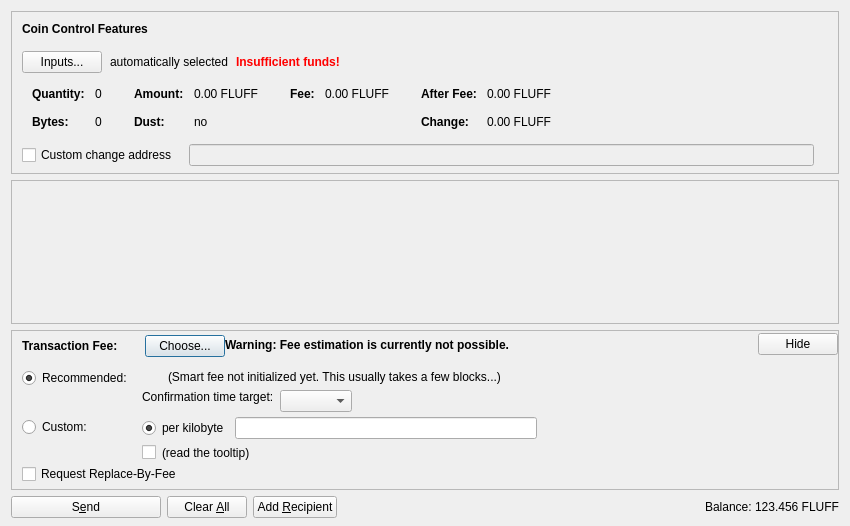
<?xml version="1.0" encoding="UTF-8"?>
<ui version="4.0">
 <class>SendCoinsDialog</class>
 <widget class="QDialog" name="SendCoinsDialog">
  <property name="geometry">
   <rect>
    <x>0</x>
    <y>0</y>
    <width>850</width>
    <height>526</height>
   </rect>
  </property>
  <property name="windowTitle">
   <string>Send Coins</string>
  </property>
  <layout class="QVBoxLayout" name="verticalLayout" stretch="0,1,0,0">
   <property name="bottomMargin">
    <number>8</number>
   </property>
   <item>
    <widget class="QFrame" name="frameCoinControl">
     <property name="sizePolicy">
      <sizepolicy hsizetype="Expanding" vsizetype="Expanding">
       <horstretch>0</horstretch>
       <verstretch>0</verstretch>
      </sizepolicy>
     </property>
     <property name="maximumSize">
      <size>
       <width>16777215</width>
       <height>16777215</height>
      </size>
     </property>
     <property name="frameShape">
      <enum>QFrame::StyledPanel</enum>
     </property>
     <property name="frameShadow">
      <enum>QFrame::Sunken</enum>
     </property>
     <layout class="QVBoxLayout" name="verticalLayoutCoinControl2">
      <property name="spacing">
       <number>0</number>
      </property>
      <property name="leftMargin">
       <number>0</number>
      </property>
      <property name="topMargin">
       <number>0</number>
      </property>
      <property name="rightMargin">
       <number>0</number>
      </property>
      <property name="bottomMargin">
       <number>6</number>
      </property>
      <item>
       <layout class="QVBoxLayout" name="verticalLayoutCoinControl" stretch="0,0,0,0,1">
        <property name="spacing">
         <number>0</number>
        </property>
        <property name="leftMargin">
         <number>10</number>
        </property>
        <property name="topMargin">
         <number>10</number>
        </property>
        <item>
         <layout class="QHBoxLayout" name="horizontalLayoutCoinControl1">
          <property name="bottomMargin">
           <number>15</number>
          </property>
          <item>
           <widget class="QLabel" name="labelCoinControlFeatures">
            <property name="sizePolicy">
             <sizepolicy hsizetype="Preferred" vsizetype="Maximum">
              <horstretch>0</horstretch>
              <verstretch>0</verstretch>
             </sizepolicy>
            </property>
            <property name="font">
             <font>
              <weight>75</weight>
              <bold>true</bold>
             </font>
            </property>
            <property name="styleSheet">
             <string notr="true">font-weight:bold;</string>
            </property>
            <property name="text">
             <string>Coin Control Features</string>
            </property>
           </widget>
          </item>
         </layout>
        </item>
        <item>
         <layout class="QHBoxLayout" name="horizontalLayoutCoinControl2" stretch="0,0,0,0">
          <property name="spacing">
           <number>8</number>
          </property>
          <property name="bottomMargin">
           <number>10</number>
          </property>
          <item>
           <widget class="QPushButton" name="pushButtonCoinControl">
            <property name="styleSheet">
             <string notr="true"/>
            </property>
            <property name="text">
             <string>Inputs...</string>
            </property>
            <property name="autoDefault">
             <bool>false</bool>
            </property>
           </widget>
          </item>
          <item>
           <widget class="QLabel" name="labelCoinControlAutomaticallySelected">
            <property name="text">
             <string>automatically selected</string>
            </property>
            <property name="margin">
             <number>5</number>
            </property>
           </widget>
          </item>
          <item>
           <widget class="QLabel" name="labelCoinControlInsuffFunds">
            <property name="font">
             <font>
              <weight>75</weight>
              <bold>true</bold>
             </font>
            </property>
            <property name="styleSheet">
             <string notr="true">color:red;font-weight:bold;</string>
            </property>
            <property name="text">
             <string>Insufficient funds!</string>
            </property>
            <property name="margin">
             <number>5</number>
            </property>
           </widget>
          </item>
          <item>
           <spacer name="horizontalSpacerCoinControl">
            <property name="orientation">
             <enum>Qt::Horizontal</enum>
            </property>
            <property name="sizeHint" stdset="0">
             <size>
              <width>40</width>
              <height>1</height>
             </size>
            </property>
           </spacer>
          </item>
         </layout>
        </item>
        <item>
         <widget class="QWidget" name="widgetCoinControl" native="true">
          <property name="sizePolicy">
           <sizepolicy hsizetype="Preferred" vsizetype="Preferred">
            <horstretch>0</horstretch>
            <verstretch>0</verstretch>
           </sizepolicy>
          </property>
          <property name="minimumSize">
           <size>
            <width>0</width>
            <height>0</height>
           </size>
          </property>
          <property name="styleSheet">
           <string notr="true"/>
          </property>
          <layout class="QHBoxLayout" name="horizontalLayoutCoinControl5">
           <property name="leftMargin">
            <number>0</number>
           </property>
           <property name="topMargin">
            <number>0</number>
           </property>
           <property name="rightMargin">
            <number>0</number>
           </property>
           <property name="bottomMargin">
            <number>0</number>
           </property>
           <item>
            <layout class="QHBoxLayout" name="horizontalLayoutCoinControl3" stretch="0,0,0,1">
             <property name="spacing">
              <number>20</number>
             </property>
             <property name="topMargin">
              <number>0</number>
             </property>
             <property name="bottomMargin">
              <number>10</number>
             </property>
             <item>
              <layout class="QFormLayout" name="formLayoutCoinControl1">
               <property name="horizontalSpacing">
                <number>10</number>
               </property>
               <property name="verticalSpacing">
                <number>14</number>
               </property>
               <property name="leftMargin">
                <number>10</number>
               </property>
               <property name="topMargin">
                <number>4</number>
               </property>
               <property name="rightMargin">
                <number>6</number>
               </property>
               <item row="0" column="0">
                <widget class="QLabel" name="labelCoinControlQuantityText">
                 <property name="font">
                  <font>
                   <weight>75</weight>
                   <bold>true</bold>
                  </font>
                 </property>
                 <property name="text">
                  <string>Quantity:</string>
                 </property>
                 <property name="margin">
                  <number>0</number>
                 </property>
                </widget>
               </item>
               <item row="0" column="1">
                <widget class="QLabel" name="labelCoinControlQuantity">
                 <property name="cursor">
                  <cursorShape>IBeamCursor</cursorShape>
                 </property>
                 <property name="contextMenuPolicy">
                  <enum>Qt::ActionsContextMenu</enum>
                 </property>
                 <property name="text">
                  <string notr="true">0</string>
                 </property>
                 <property name="margin">
                  <number>0</number>
                 </property>
                 <property name="textInteractionFlags">
                  <set>Qt::LinksAccessibleByMouse|Qt::TextSelectableByKeyboard|Qt::TextSelectableByMouse</set>
                 </property>
                </widget>
               </item>
               <item row="1" column="0">
                <widget class="QLabel" name="labelCoinControlBytesText">
                 <property name="font">
                  <font>
                   <weight>75</weight>
                   <bold>true</bold>
                  </font>
                 </property>
                 <property name="text">
                  <string>Bytes:</string>
                 </property>
                </widget>
               </item>
               <item row="1" column="1">
                <widget class="QLabel" name="labelCoinControlBytes">
                 <property name="cursor">
                  <cursorShape>IBeamCursor</cursorShape>
                 </property>
                 <property name="contextMenuPolicy">
                  <enum>Qt::ActionsContextMenu</enum>
                 </property>
                 <property name="text">
                  <string notr="true">0</string>
                 </property>
                 <property name="textInteractionFlags">
                  <set>Qt::LinksAccessibleByMouse|Qt::TextSelectableByKeyboard|Qt::TextSelectableByMouse</set>
                 </property>
                </widget>
               </item>
              </layout>
             </item>
             <item>
              <layout class="QFormLayout" name="formLayoutCoinControl2">
               <property name="horizontalSpacing">
                <number>10</number>
               </property>
               <property name="verticalSpacing">
                <number>14</number>
               </property>
               <property name="leftMargin">
                <number>6</number>
               </property>
               <property name="topMargin">
                <number>4</number>
               </property>
               <property name="rightMargin">
                <number>6</number>
               </property>
               <item row="0" column="0">
                <widget class="QLabel" name="labelCoinControlAmountText">
                 <property name="font">
                  <font>
                   <weight>75</weight>
                   <bold>true</bold>
                  </font>
                 </property>
                 <property name="text">
                  <string>Amount:</string>
                 </property>
                 <property name="margin">
                  <number>0</number>
                 </property>
                </widget>
               </item>
               <item row="0" column="1">
                <widget class="QLabel" name="labelCoinControlAmount">
                 <property name="cursor">
                  <cursorShape>IBeamCursor</cursorShape>
                 </property>
                 <property name="contextMenuPolicy">
                  <enum>Qt::ActionsContextMenu</enum>
                 </property>
                 <property name="text">
                  <string notr="true">0.00 FLUFF</string>
                 </property>
                 <property name="textInteractionFlags">
                  <set>Qt::LinksAccessibleByMouse|Qt::TextSelectableByKeyboard|Qt::TextSelectableByMouse</set>
                 </property>
                </widget>
               </item>
               <item row="1" column="0">
                <widget class="QLabel" name="labelCoinControlLowOutputText">
                 <property name="font">
                  <font>
                   <weight>75</weight>
                   <bold>true</bold>
                  </font>
                 </property>
                 <property name="text">
                  <string>Dust:</string>
                 </property>
                </widget>
               </item>
               <item row="1" column="1">
                <widget class="QLabel" name="labelCoinControlLowOutput">
                 <property name="cursor">
                  <cursorShape>IBeamCursor</cursorShape>
                 </property>
                 <property name="contextMenuPolicy">
                  <enum>Qt::ActionsContextMenu</enum>
                 </property>
                 <property name="text">
                  <string notr="true">no</string>
                 </property>
                 <property name="textInteractionFlags">
                  <set>Qt::LinksAccessibleByMouse|Qt::TextSelectableByKeyboard|Qt::TextSelectableByMouse</set>
                 </property>
                </widget>
               </item>
              </layout>
             </item>
             <item>
              <layout class="QFormLayout" name="formLayoutCoinControl3">
               <property name="horizontalSpacing">
                <number>10</number>
               </property>
               <property name="verticalSpacing">
                <number>14</number>
               </property>
               <property name="leftMargin">
                <number>6</number>
               </property>
               <property name="topMargin">
                <number>4</number>
               </property>
               <property name="rightMargin">
                <number>6</number>
               </property>
               <item row="0" column="0">
                <widget class="QLabel" name="labelCoinControlFeeText">
                 <property name="font">
                  <font>
                   <weight>75</weight>
                   <bold>true</bold>
                  </font>
                 </property>
                 <property name="text">
                  <string>Fee:</string>
                 </property>
                 <property name="margin">
                  <number>0</number>
                 </property>
                </widget>
               </item>
               <item row="0" column="1">
                <widget class="QLabel" name="labelCoinControlFee">
                 <property name="cursor">
                  <cursorShape>IBeamCursor</cursorShape>
                 </property>
                 <property name="contextMenuPolicy">
                  <enum>Qt::ActionsContextMenu</enum>
                 </property>
                 <property name="text">
                  <string notr="true">0.00 FLUFF</string>
                 </property>
                 <property name="textInteractionFlags">
                  <set>Qt::LinksAccessibleByMouse|Qt::TextSelectableByKeyboard|Qt::TextSelectableByMouse</set>
                 </property>
                </widget>
               </item>
              </layout>
             </item>
             <item>
              <layout class="QFormLayout" name="formLayoutCoinControl4">
               <property name="horizontalSpacing">
                <number>10</number>
               </property>
               <property name="verticalSpacing">
                <number>14</number>
               </property>
               <property name="leftMargin">
                <number>6</number>
               </property>
               <property name="topMargin">
                <number>4</number>
               </property>
               <property name="rightMargin">
                <number>6</number>
               </property>
               <item row="0" column="0">
                <widget class="QLabel" name="labelCoinControlAfterFeeText">
                 <property name="font">
                  <font>
                   <weight>75</weight>
                   <bold>true</bold>
                  </font>
                 </property>
                 <property name="text">
                  <string>After Fee:</string>
                 </property>
                 <property name="margin">
                  <number>0</number>
                 </property>
                </widget>
               </item>
               <item row="0" column="1">
                <widget class="QLabel" name="labelCoinControlAfterFee">
                 <property name="cursor">
                  <cursorShape>IBeamCursor</cursorShape>
                 </property>
                 <property name="contextMenuPolicy">
                  <enum>Qt::ActionsContextMenu</enum>
                 </property>
                 <property name="text">
                  <string notr="true">0.00 FLUFF</string>
                 </property>
                 <property name="textInteractionFlags">
                  <set>Qt::LinksAccessibleByMouse|Qt::TextSelectableByKeyboard|Qt::TextSelectableByMouse</set>
                 </property>
                </widget>
               </item>
               <item row="1" column="0">
                <widget class="QLabel" name="labelCoinControlChangeText">
                 <property name="font">
                  <font>
                   <weight>75</weight>
                   <bold>true</bold>
                  </font>
                 </property>
                 <property name="text">
                  <string>Change:</string>
                 </property>
                </widget>
               </item>
               <item row="1" column="1">
                <widget class="QLabel" name="labelCoinControlChange">
                 <property name="cursor">
                  <cursorShape>IBeamCursor</cursorShape>
                 </property>
                 <property name="contextMenuPolicy">
                  <enum>Qt::ActionsContextMenu</enum>
                 </property>
                 <property name="text">
                  <string notr="true">0.00 FLUFF</string>
                 </property>
                 <property name="textInteractionFlags">
                  <set>Qt::LinksAccessibleByMouse|Qt::TextSelectableByKeyboard|Qt::TextSelectableByMouse</set>
                 </property>
                </widget>
               </item>
              </layout>
             </item>
            </layout>
           </item>
          </layout>
         </widget>
        </item>
        <item>
         <layout class="QHBoxLayout" name="horizontalLayoutCoinControl4" stretch="0,0,0">
          <property name="spacing">
           <number>12</number>
          </property>
          <property name="sizeConstraint">
           <enum>QLayout::SetDefaultConstraint</enum>
          </property>
          <property name="topMargin">
           <number>5</number>
          </property>
          <property name="rightMargin">
           <number>5</number>
          </property>
          <item>
           <widget class="QCheckBox" name="checkBoxCoinControlChange">
            <property name="toolTip">
             <string>If this is activated, but the change address is empty or invalid, change will be sent to a newly generated address.</string>
            </property>
            <property name="text">
             <string>Custom change address</string>
            </property>
           </widget>
          </item>
          <item>
           <widget class="QValidatedLineEdit" name="lineEditCoinControlChange">
            <property name="enabled">
             <bool>false</bool>
            </property>
            <property name="sizePolicy">
             <sizepolicy hsizetype="Expanding" vsizetype="Fixed">
              <horstretch>0</horstretch>
              <verstretch>0</verstretch>
             </sizepolicy>
            </property>
           </widget>
          </item>
          <item>
           <widget class="QLabel" name="labelCoinControlChangeLabel">
            <property name="sizePolicy">
             <sizepolicy hsizetype="Preferred" vsizetype="Expanding">
              <horstretch>0</horstretch>
              <verstretch>0</verstretch>
             </sizepolicy>
            </property>
            <property name="minimumSize">
             <size>
              <width>0</width>
              <height>0</height>
             </size>
            </property>
            <property name="text">
             <string/>
            </property>
            <property name="margin">
             <number>3</number>
            </property>
           </widget>
          </item>
         </layout>
        </item>
        <item>
         <spacer name="verticalSpacerCoinControl">
          <property name="orientation">
           <enum>Qt::Vertical</enum>
          </property>
          <property name="sizeHint" stdset="0">
           <size>
            <width>800</width>
            <height>1</height>
           </size>
          </property>
         </spacer>
        </item>
       </layout>
      </item>
     </layout>
    </widget>
   </item>
   <item>
    <widget class="QScrollArea" name="scrollArea">
     <property name="widgetResizable">
      <bool>true</bool>
     </property>
     <widget class="QWidget" name="scrollAreaWidgetContents">
      <property name="geometry">
       <rect>
        <x>0</x>
        <y>0</y>
        <width>830</width>
        <height>104</height>
       </rect>
      </property>
      <layout class="QVBoxLayout" name="verticalLayout_2" stretch="0,1">
       <property name="leftMargin">
        <number>0</number>
       </property>
       <property name="topMargin">
        <number>0</number>
       </property>
       <property name="rightMargin">
        <number>0</number>
       </property>
       <property name="bottomMargin">
        <number>0</number>
       </property>
       <item>
        <layout class="QVBoxLayout" name="entries">
         <property name="spacing">
          <number>6</number>
         </property>
        </layout>
       </item>
       <item>
        <spacer name="verticalSpacer">
         <property name="orientation">
          <enum>Qt::Vertical</enum>
         </property>
         <property name="sizeHint" stdset="0">
          <size>
           <width>20</width>
           <height>40</height>
          </size>
         </property>
        </spacer>
       </item>
      </layout>
     </widget>
    </widget>
   </item>
   <item>
    <widget class="QFrame" name="frameFee">
     <property name="sizePolicy">
      <sizepolicy hsizetype="Expanding" vsizetype="Expanding">
       <horstretch>0</horstretch>
       <verstretch>0</verstretch>
      </sizepolicy>
     </property>
     <property name="maximumSize">
      <size>
       <width>16777215</width>
       <height>16777215</height>
      </size>
     </property>
     <property name="frameShape">
      <enum>QFrame::StyledPanel</enum>
     </property>
     <property name="frameShadow">
      <enum>QFrame::Sunken</enum>
     </property>
     <layout class="QVBoxLayout" name="verticalLayoutFee1">
      <property name="spacing">
       <number>0</number>
      </property>
      <property name="leftMargin">
       <number>0</number>
      </property>
      <property name="topMargin">
       <number>0</number>
      </property>
      <property name="rightMargin">
       <number>0</number>
      </property>
      <property name="bottomMargin">
       <number>0</number>
      </property>
      <item>
       <layout class="QVBoxLayout" name="verticalLayoutFee2" stretch="0,0,0">
        <property name="spacing">
         <number>0</number>
        </property>
        <property name="leftMargin">
         <number>10</number>
        </property>
        <property name="topMargin">
         <number>0</number>
        </property>
        <item>
         <layout class="QHBoxLayout" name="horizontalLayoutFee1">
          <property name="bottomMargin">
           <number>0</number>
          </property>
          <item>
           <layout class="QVBoxLayout" name="verticalLayoutFee7">
            <property name="spacing">
             <number>0</number>
            </property>
            <item>
             <spacer name="verticalSpacerSmartFee">
              <property name="orientation">
               <enum>Qt::Vertical</enum>
              </property>
              <property name="sizeType">
               <enum>QSizePolicy::Fixed</enum>
              </property>
              <property name="sizeHint" stdset="0">
               <size>
                <width>1</width>
                <height>4</height>
               </size>
              </property>
             </spacer>
            </item>
            <item>
             <layout class="QHBoxLayout" name="horizontalLayoutSmartFee">
              <property name="spacing">
               <number>10</number>
              </property>
              <item>
               <widget class="QLabel" name="labelFeeHeadline">
                <property name="sizePolicy">
                 <sizepolicy hsizetype="Preferred" vsizetype="Maximum">
                  <horstretch>0</horstretch>
                  <verstretch>0</verstretch>
                 </sizepolicy>
                </property>
                <property name="font">
                 <font>
                  <weight>75</weight>
                  <bold>true</bold>
                 </font>
                </property>
                <property name="styleSheet">
                 <string notr="true">font-weight:bold;</string>
                </property>
                <property name="text">
                 <string>Transaction Fee:</string>
                </property>
               </widget>
              </item>
              <item>
               <widget class="QLabel" name="labelFeeMinimized">
                <property name="text">
                 <string/>
                </property>
               </widget>
              </item>
              <item>
               <widget class="QPushButton" name="buttonChooseFee">
                <property name="text">
                 <string>Choose...</string>
                </property>
               </widget>
              </item>
             </layout>
            </item>
            <item>
             <spacer name="verticalSpacer_5">
              <property name="orientation">
               <enum>Qt::Vertical</enum>
              </property>
              <property name="sizeHint" stdset="0">
               <size>
                <width>1</width>
                <height>1</height>
               </size>
              </property>
             </spacer>
            </item>
           </layout>
          </item>
          <item>
           <widget class="QLabel" name="fallbackFeeWarningLabel">
            <property name="toolTip">
             <string>Using the fallbackfee can result in sending a transaction that will take several hours or days (or never) to confirm. Consider choosing your fee manually or wait until you have validated the complete chain.</string>
            </property>
            <property name="font">
            <font>
                <weight>75</weight>
                <bold>true</bold>
            </font>
            </property>
            <property name="text">
             <string>Warning: Fee estimation is currently not possible.</string>
            </property>
            <property name="wordWrap">
             <bool>false</bool>
            </property>
           </widget>
          </item>
          <item>
           <spacer name="horizontalSpacer_4">
            <property name="orientation">
             <enum>Qt::Horizontal</enum>
            </property>
            <property name="sizeType">
             <enum>QSizePolicy::MinimumExpanding</enum>
            </property>
            <property name="sizeHint" stdset="0">
             <size>
              <width>40</width>
              <height>20</height>
             </size>
            </property>
           </spacer>
          </item>
          <item>
           <widget class="QPushButton" name="buttonMinimizeFee">
            <property name="toolTip">
             <string>collapse fee-settings</string>
            </property>
            <property name="text">
             <string>Hide</string>
            </property>
           </widget>
          </item>
         </layout>
        </item>
        <item>
         <widget class="QFrame" name="frameFeeSelection">
          <layout class="QVBoxLayout" name="verticalLayoutFee12">
           <property name="spacing">
            <number>0</number>
           </property>
           <property name="leftMargin">
            <number>0</number>
           </property>
           <property name="topMargin">
            <number>0</number>
           </property>
           <property name="rightMargin">
            <number>0</number>
           </property>
           <property name="bottomMargin">
            <number>0</number>
           </property>
           <item>
            <layout class="QGridLayout" name="gridLayoutFee">
             <property name="topMargin">
              <number>10</number>
             </property>
             <property name="bottomMargin">
              <number>4</number>
             </property>
             <property name="horizontalSpacing">
              <number>10</number>
             </property>
             <property name="verticalSpacing">
              <number>4</number>
             </property>
             <item row="1" column="1">
              <layout class="QVBoxLayout" name="verticalLayoutFee8">
               <property name="spacing">
                <number>6</number>
               </property>
               <item>
                <layout class="QHBoxLayout" name="horizontalLayoutFee13">
                 <item>
                  <widget class="QRadioButton" name="radioCustomPerKilobyte">
                   <property name="toolTip">
                    <string>If the custom fee is set to 1000 satoshis and the transaction is only 250 bytes, then &quot;per kilobyte&quot; only pays 250 satoshis in fee, while &quot;total at least&quot; pays 1000 satoshis. For transactions bigger than a kilobyte both pay by kilobyte.</string>
                   </property>
                   <property name="text">
                    <string>per kilobyte</string>
                   </property>
                   <property name="checked">
                    <bool>true</bool>
                   </property>
                   <attribute name="buttonGroup">
                    <string notr="true">groupCustomFee</string>
                   </attribute>
                  </widget>
                 </item>
                 <item>
                  <widget class="BitcoinAmountField" name="customFee"/>
                 </item>
                 <item>
                  <spacer name="horizontalSpacer_6">
                   <property name="orientation">
                    <enum>Qt::Horizontal</enum>
                   </property>
                   <property name="sizeHint" stdset="0">
                    <size>
                     <width>1</width>
                     <height>1</height>
                    </size>
                   </property>
                  </spacer>
                 </item>
                </layout>
               </item>
               <item>
                <layout class="QHBoxLayout" name="horizontalLayoutFee8">
                 <item>
                  <widget class="QCheckBox" name="checkBoxMinimumFee">
                   <property name="toolTip">
                    <string>Paying only the minimum fee is just fine as long as there is less transaction volume than space in the blocks. But be aware that this can end up in a never confirming transaction once there is more demand for murfcoin transactions than the network can process.</string>
                   </property>
                   <property name="text">
                    <string/>
                   </property>
                  </widget>
                 </item>
                 <item>
                  <widget class="QLabel" name="labelMinFeeWarning">
                   <property name="enabled">
                    <bool>true</bool>
                   </property>
                   <property name="toolTip">
                    <string>Paying only the minimum fee is just fine as long as there is less transaction volume than space in the blocks. But be aware that this can end up in a never confirming transaction once there is more demand for murfcoin transactions than the network can process.</string>
                   </property>
                   <property name="text">
                    <string>(read the tooltip)</string>
                   </property>
                   <property name="margin">
                    <number>5</number>
                   </property>
                  </widget>
                 </item>
                 <item>
                  <spacer name="horizontalSpacer_2">
                   <property name="orientation">
                    <enum>Qt::Horizontal</enum>
                   </property>
                   <property name="sizeHint" stdset="0">
                    <size>
                     <width>1</width>
                     <height>1</height>
                    </size>
                   </property>
                  </spacer>
                 </item>
                </layout>
               </item>
              </layout>
             </item>
             <item row="0" column="0">
              <layout class="QVBoxLayout" name="verticalLayoutFee4" stretch="0,1">
               <item>
                <widget class="QRadioButton" name="radioSmartFee">
                 <property name="text">
                  <string>Recommended:</string>
                 </property>
                 <property name="checked">
                  <bool>true</bool>
                 </property>
                 <attribute name="buttonGroup">
                  <string notr="true">groupFee</string>
                 </attribute>
                </widget>
               </item>
               <item>
                <spacer name="verticalSpacer_2">
                 <property name="orientation">
                  <enum>Qt::Vertical</enum>
                 </property>
                 <property name="sizeHint" stdset="0">
                  <size>
                   <width>1</width>
                   <height>1</height>
                  </size>
                 </property>
                </spacer>
               </item>
              </layout>
             </item>
             <item row="1" column="0">
              <layout class="QVBoxLayout" name="verticalLayoutFee9" stretch="0,1">
               <item>
                <widget class="QRadioButton" name="radioCustomFee">
                 <property name="text">
                  <string>Custom:</string>
                 </property>
                 <attribute name="buttonGroup">
                  <string notr="true">groupFee</string>
                 </attribute>
                </widget>
               </item>
               <item>
                <spacer name="verticalSpacer_6">
                 <property name="orientation">
                  <enum>Qt::Vertical</enum>
                 </property>
                 <property name="sizeHint" stdset="0">
                  <size>
                   <width>1</width>
                   <height>1</height>
                  </size>
                 </property>
                </spacer>
               </item>
              </layout>
             </item>
             <item row="0" column="1">
              <layout class="QVBoxLayout" name="verticalLayoutFee3" stretch="0,0,1">
               <property name="spacing">
                <number>6</number>
               </property>
               <property name="topMargin">
                <number>2</number>
               </property>
               <item>
                <layout class="QHBoxLayout" name="horizontalLayoutFee12">
                 <item>
                  <widget class="QLabel" name="labelSmartFee">
                   <property name="text">
                    <string/>
                   </property>
                   <property name="margin">
                    <number>2</number>
                   </property>
                  </widget>
                 </item>
                 <item>
                  <widget class="QLabel" name="labelFeeEstimation">
                   <property name="text">
                    <string/>
                   </property>
                  </widget>
                 </item>
                 <item>
                  <widget class="QLabel" name="labelSmartFee2">
                   <property name="text">
                    <string>(Smart fee not initialized yet. This usually takes a few blocks...)</string>
                   </property>
                   <property name="margin">
                    <number>2</number>
                   </property>
                  </widget>
                 </item>
                 <item>
                  <spacer name="horizontalSpacer_5">
                   <property name="orientation">
                    <enum>Qt::Horizontal</enum>
                   </property>
                   <property name="sizeHint" stdset="0">
                    <size>
                     <width>1</width>
                     <height>1</height>
                    </size>
                   </property>
                  </spacer>
                 </item>
                </layout>
               </item>
               <item>
                <layout class="QHBoxLayout" name="horizontalLayoutFee9">
                 <item>
                  <layout class="QVBoxLayout" name="verticalLayoutFee6">
                   <item>
                    <widget class="QLabel" name="labelSmartFee3">
                     <property name="text">
                      <string>Confirmation time target:</string>
                     </property>
                     <property name="margin">
                      <number>2</number>
                     </property>
                    </widget>
                   </item>
                   <item>
                    <spacer name="verticalSpacer_3">
                     <property name="orientation">
                      <enum>Qt::Vertical</enum>
                     </property>
                     <property name="sizeHint" stdset="0">
                      <size>
                       <width>1</width>
                       <height>1</height>
                      </size>
                     </property>
                    </spacer>
                   </item>
                  </layout>
                 </item>
                 <item>
                  <layout class="QVBoxLayout" name="verticalLayoutFee5">
                   <property name="rightMargin">
                    <number>30</number>
                   </property>
                   <item>
                    <layout class="QHBoxLayout" name="horizontalLayoutConfTarget">
                     <property name="bottomMargin">
                      <number>0</number>
                     </property>
                     <item>
                      <widget class="QComboBox" name="confTargetSelector"/>
                     </item>
                     <item>
                      <spacer name="horizontalSpacerConfTarget">
                       <property name="orientation">
                        <enum>Qt::Horizontal</enum>
                       </property>
                       <property name="sizeHint" stdset="0">
                        <size>
                         <width>40</width>
                         <height>20</height>
                        </size>
                       </property>
                      </spacer>
                     </item>
                    </layout>
                   </item>
                  </layout>
                 </item>
                </layout>
               </item>
               <item>
                <spacer name="verticalSpacer_4">
                 <property name="orientation">
                  <enum>Qt::Vertical</enum>
                 </property>
                 <property name="sizeHint" stdset="0">
                  <size>
                   <width>1</width>
                   <height>1</height>
                  </size>
                 </property>
                </spacer>
               </item>
              </layout>
             </item>
            </layout>
           </item>
           <item>
            <widget class="QCheckBox" name="optInRBF">
             <property name="text">
              <string>Request Replace-By-Fee</string>
             </property>
             <property name="toolTip">
              <string>Indicates that the sender may wish to replace this transaction with a new one paying higher fees (prior to being confirmed).</string>
             </property>
            </widget>
           </item>
          </layout>
         </widget>
        </item>
        <item>
         <spacer name="verticalSpacerFee">
          <property name="orientation">
           <enum>Qt::Vertical</enum>
          </property>
          <property name="sizeHint" stdset="0">
           <size>
            <width>40</width>
            <height>5</height>
           </size>
          </property>
         </spacer>
        </item>
       </layout>
      </item>
     </layout>
    </widget>
   </item>
   <item>
    <layout class="QHBoxLayout" name="horizontalLayout">
     <item>
      <widget class="QPushButton" name="sendButton">
       <property name="minimumSize">
        <size>
         <width>150</width>
         <height>0</height>
        </size>
       </property>
       <property name="toolTip">
        <string>Confirm the send action</string>
       </property>
       <property name="text">
        <string>S&amp;end</string>
       </property>
       <property name="icon">
        <iconset resource="../bitcoin.qrc">
         <normaloff>:/icons/send</normaloff>:/icons/send</iconset>
       </property>
       <property name="autoDefault">
        <bool>false</bool>
       </property>
       <property name="default">
        <bool>false</bool>
       </property>
      </widget>
     </item>
     <item>
      <widget class="QPushButton" name="clearButton">
       <property name="sizePolicy">
        <sizepolicy hsizetype="Minimum" vsizetype="Fixed">
         <horstretch>0</horstretch>
         <verstretch>0</verstretch>
        </sizepolicy>
       </property>
       <property name="toolTip">
        <string>Clear all fields of the form.</string>
       </property>
       <property name="text">
        <string>Clear &amp;All</string>
       </property>
       <property name="icon">
        <iconset resource="../bitcoin.qrc">
         <normaloff>:/icons/remove</normaloff>:/icons/remove</iconset>
       </property>
       <property name="autoDefault">
        <bool>false</bool>
       </property>
      </widget>
     </item>
     <item>
      <widget class="QPushButton" name="addButton">
       <property name="toolTip">
        <string>Send to multiple recipients at once</string>
       </property>
       <property name="text">
        <string>Add &amp;Recipient</string>
       </property>
       <property name="icon">
        <iconset resource="../bitcoin.qrc">
         <normaloff>:/icons/add</normaloff>:/icons/add</iconset>
       </property>
       <property name="autoDefault">
        <bool>false</bool>
       </property>
      </widget>
     </item>
     <item>
      <spacer name="horizontalSpacer">
       <property name="orientation">
        <enum>Qt::Horizontal</enum>
       </property>
       <property name="sizeHint" stdset="0">
        <size>
         <width>40</width>
         <height>20</height>
        </size>
       </property>
      </spacer>
     </item>
     <item>
      <layout class="QHBoxLayout" name="horizontalLayout_2">
       <property name="spacing">
        <number>3</number>
       </property>
       <item>
        <widget class="QLabel" name="label">
         <property name="sizePolicy">
          <sizepolicy hsizetype="Preferred" vsizetype="Fixed">
           <horstretch>0</horstretch>
           <verstretch>0</verstretch>
          </sizepolicy>
         </property>
         <property name="text">
          <string>Balance:</string>
         </property>
        </widget>
       </item>
       <item>
        <widget class="QLabel" name="labelBalance">
         <property name="sizePolicy">
          <sizepolicy hsizetype="Preferred" vsizetype="Fixed">
           <horstretch>0</horstretch>
           <verstretch>0</verstretch>
          </sizepolicy>
         </property>
         <property name="cursor">
          <cursorShape>IBeamCursor</cursorShape>
         </property>
         <property name="text">
          <string notr="true">123.456 FLUFF</string>
         </property>
         <property name="textInteractionFlags">
          <set>Qt::LinksAccessibleByMouse|Qt::TextSelectableByKeyboard|Qt::TextSelectableByMouse</set>
         </property>
        </widget>
       </item>
      </layout>
     </item>
    </layout>
   </item>
  </layout>
 </widget>
 <customwidgets>
  <customwidget>
   <class>QValidatedLineEdit</class>
   <extends>QLineEdit</extends>
   <header>qvalidatedlineedit.h</header>
  </customwidget>
  <customwidget>
   <class>BitcoinAmountField</class>
   <extends>QLineEdit</extends>
   <header>bitcoinamountfield.h</header>
   <container>1</container>
  </customwidget>
 </customwidgets>
 <resources>
  <include location="../bitcoin.qrc"/>
 </resources>
 <connections/>
 <buttongroups>
  <buttongroup name="groupFee"/>
  <buttongroup name="groupCustomFee"/>
 </buttongroups>
</ui>
